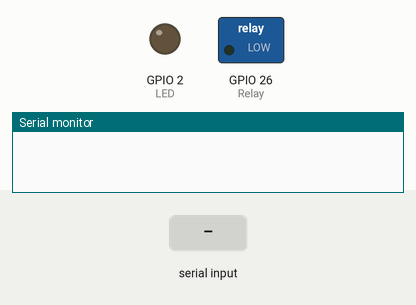
Recording of a sketch running on a simulated ESP32. Shown: switched loads named in the sketch (green lamp = pin HIGH), output pins drawn as LEDs (lit = HIGH), the last lines printed to the serial monitor. Inputs (shaded band) come from the test bench. Nothing arrives over Bluetooth unless stated.

Above: at 1.2 s.
1.3 s: "ON\n" received over the second serial link
At 1.9 s:
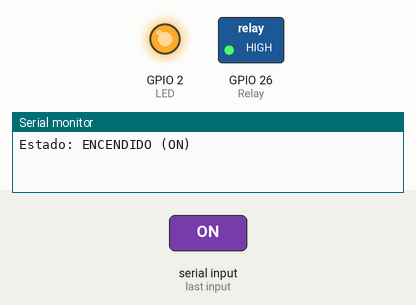
2.8 s: "OFF\n" received over the second serial link
At 4.2 s:
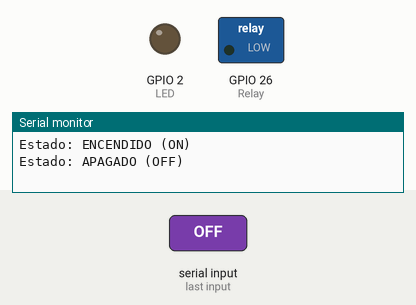
Timing chart, 0 to 5.8 s (numbered marks = the images above; inputs shaded):
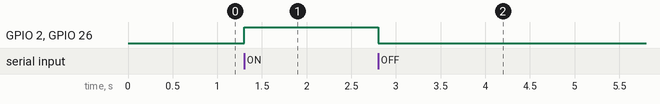

Measured:
- after the input at 1.3 s, GPIO 2 (LED), GPIO 26 (Relay): LOW → HIGH at once
- after the input at 2.8 s, GPIO 2 (LED), GPIO 26 (Relay): HIGH → LOW at once

The sketch:

Relevador.ino
```cpp
#include <BluetoothSerial.h>

BluetoothSerial SerialBT;

const int LED = 2;
const int Relay = 26;

void setup() {
  pinMode(LED, OUTPUT);
  pinMode(Relay, OUTPUT);

  // Garantizar estado inicial apagado
  digitalWrite(LED, LOW);
  digitalWrite(Relay, LOW);

  Serial.begin(115200);
  SerialBT.begin("ESP32_EBSAM");
}

void loop() {
  // Procesar datos provenientes del Bluetooth
  if (SerialBT.available()) {
    // Leer hasta encontrar un salto de línea o retorno de carro
    String mensaje = SerialBT.readStringUntil('\n');

    // Limpiar espacios en blanco, '\r' o saltos de línea
    mensaje.trim();

    if (mensaje == "ON") {
      digitalWrite(LED, HIGH);
      digitalWrite(Relay, HIGH);
      Serial.println("Estado: ENCENDIDO (ON)");
    }
    else if (mensaje == "OFF") {
      digitalWrite(LED, LOW);
      digitalWrite(Relay, LOW);
      Serial.println("Estado: APAGADO (OFF)");
    }
  }

  // Procesar datos provenientes del Monitor Serial hacia el Bluetooth
  while (Serial.available()) {
    char c = Serial.read();
    SerialBT.write(c);
  }
}
```
